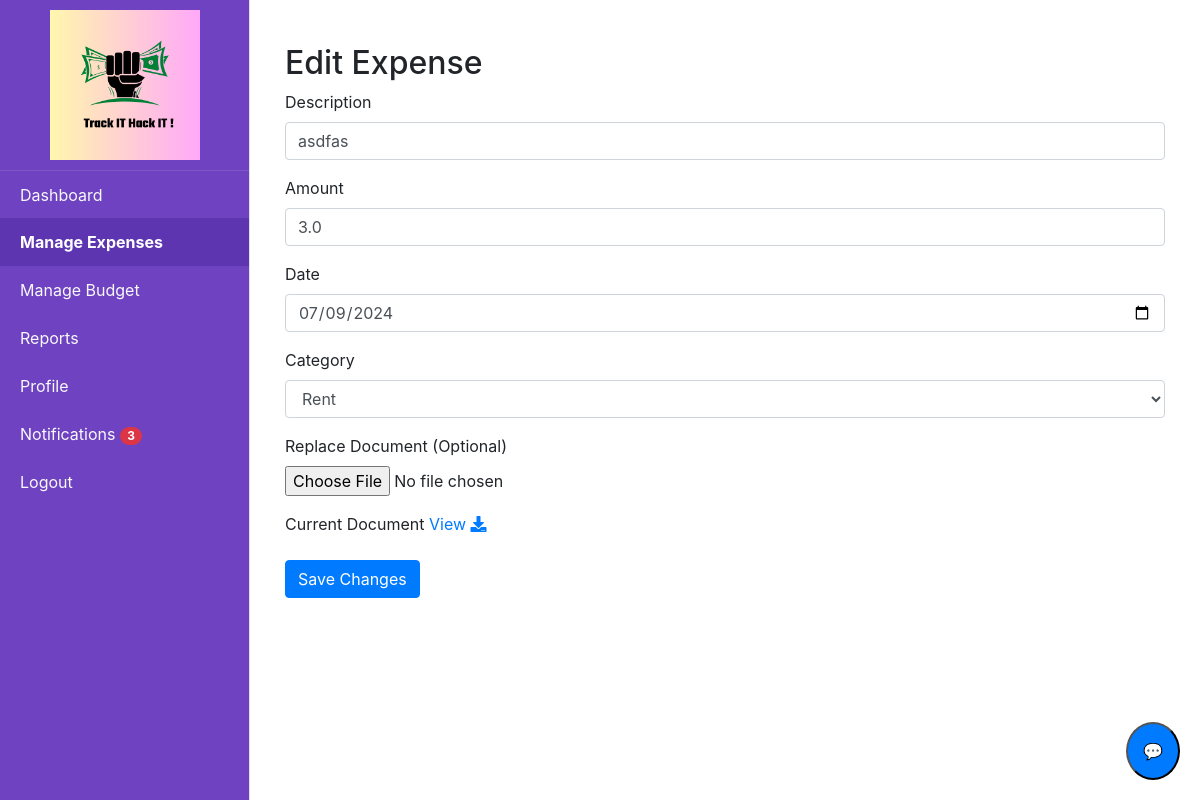
Page /edit_expense/4 (signed in) on the committed database.
### tables this page shows
CREATE TABLE expenses (id INTEGER PRIMARY KEY AUTOINCREMENT, user_id INTEGER, date TEXT, description TEXT, amount REAL, category_id TEXT, document TEXT, is_income INTEGER DEFAULT (0), FOREIGN KEY (category_id) REFERENCES category (id), FOREIGN KEY (user_id) REFERENCES users (id));

CREATE TABLE category (id INTEGER PRIMARY KEY AUTOINCREMENT, name TEXT NOT NULL, is_income INTEGER DEFAULT (0));

### app.py (the view, shortened to what this page needs)
@app.route('/edit_expense/<int:expense_id>', methods=['GET', 'POST'])
@login_required
def edit_expense(expense_id):
    expense = query_db('SELECT * FROM expenses WHERE id = ? AND user_id = ?', [expense_id, current_user.id], one=True)
    if not expense:
        flash('Expense not found or unauthorized access.', 'danger')
        return redirect(url_for('view_expenses'))
    categories = query_db('SELECT * FROM category')
    return render_template('edit_expense.html', expense=expense, categories=categories)

### app.py (called while the page is built)
@login_manager.user_loader
def load_user(user_id):
    return get_user_by_id(user_id)

@app.after_request
def after_request(response):
    response.headers["Cache-Control"] = "no-cache, no-store, must-revalidate"
    return response

@app.context_processor
def inject_unread_notifications():
    if current_user.is_authenticated:
        unread_count = query_db('''
            SELECT COUNT(*)
            FROM notifications
            WHERE user_id = ? AND is_read = 0
        ''', [current_user.id], one=True)
        return dict(unread_count=unread_count[0] if unread_count else 0)
    return dict(unread_count=0)

### database.py (called while the page is built)
def get_db():
    return sqlite3.connect(DATABASE)

def query_db(query, args=(), one=False):
    cur = get_db().execute(query, args)
    rv = cur.fetchall()
    cur.close()
    return (rv[0] if rv else None) if one else rv

def get_user_by_id(user_id):
    conn = sqlite3.connect(DATABASE)
    cursor = conn.cursor()
    cursor.execute('SELECT * FROM users WHERE id = ?', (user_id,))
    user = cursor.fetchone()
    conn.close()
    if user:
        return User(id=user[0], username=user[1], email=user[2], password=user[3])
    return None

### templates/edit_expense.html
{% extends "home.html" %}
{% block content %}
<div class="container mt-4">
    <h2>Edit Expense</h2>
    <form action="{{ url_for('edit_expense', expense_id=expense[0]) }}" method="POST" enctype="multipart/form-data">
        <div class="form-group">
            <label for="description">Description</label>
            <input type="text" class="form-control" id="description" name="description" value="{{ expense[3] }}" required>
        </div>
        <div class="form-group">
            <label for="amount">Amount</label>
            <input type="number" step="0.01" class="form-control" id="amount" name="amount" value="{{ expense[4] }}" required>
        </div>
        <div class="form-group">
            <label for="date">Date</label>
            <input type="date" class="form-control" id="date" name="date" value="{{ expense[2] }}" required>
        </div>
        <div class="form-group">
            <label for="category">Category</label>
            <select class="form-control" id="category" name="category" required>
                {% for category in categories %}
                <option value="{{ category[0] }}" {% if  expense[5] == category[0]|string %}selected{% endif %}>
                {{ category[1] }}
            </option>
                {% endfor %}
            </select>
        </div>
        <div class="form-group">
            <label for="document">Replace Document (Optional)</label>
            <input type="file" class="form-control-file" id="document" name="document">
        </div>
       {% if expense[6] %}
        <div class="form-group">
            <label>Current Document</label>
             {% if expense[6] %}
              <a href="{{ url_for('uploaded_file', filename= expense[6]) }}" target="_blank">View</a></small>
            {% endif %}
                <a href="{{ url_for('download_file', filename=expense[6].split('/')[-1])  }}" class="fas fa-download"></a>
        </div>
    {% endif %}
        <button type="submit" class="btn btn-primary">Save Changes</button>
    </form>
</div>
{% endblock %}

### rows in the picture
expenses: description "asdfas", amount "3.0", date "07/09/2024", category "Rent"

### other values in the picture
{{ unread_count }} "3"
